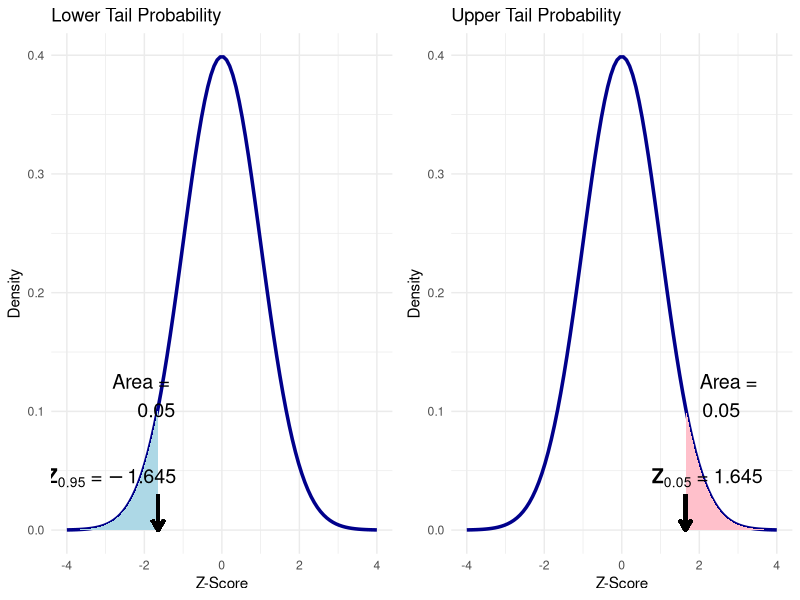
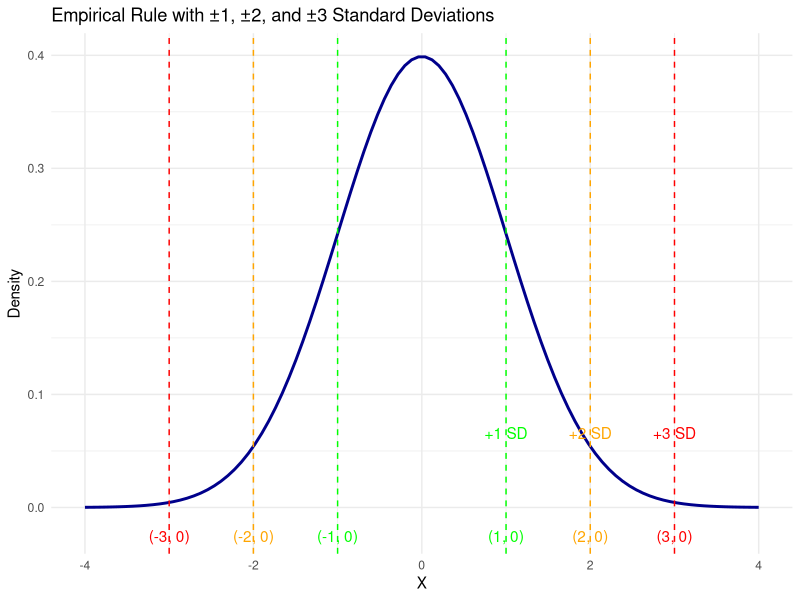
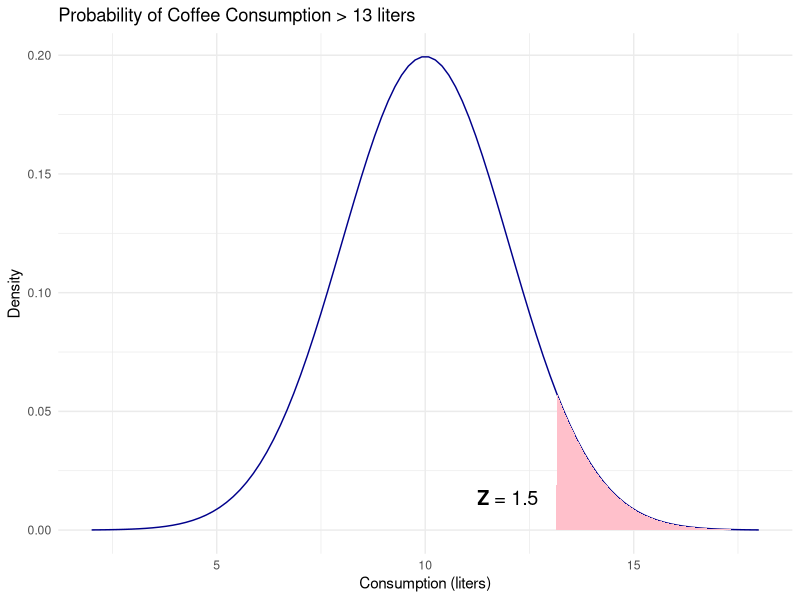
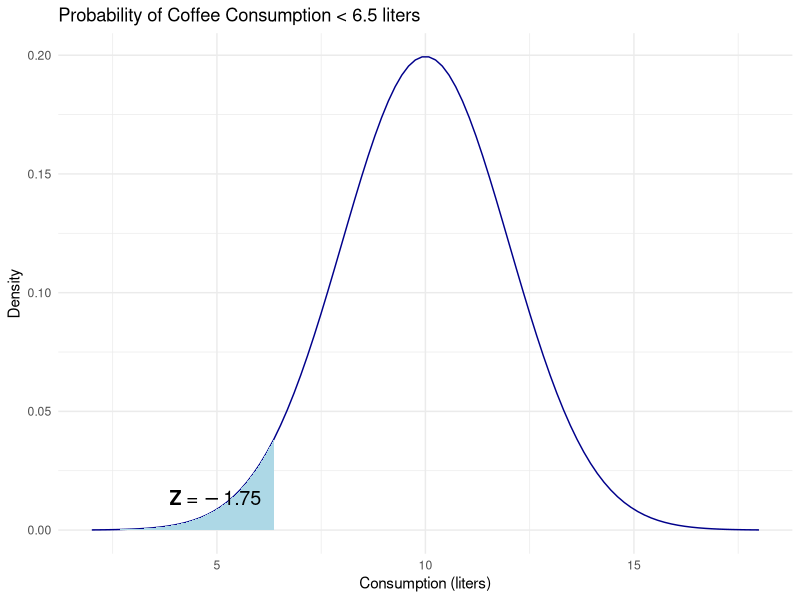
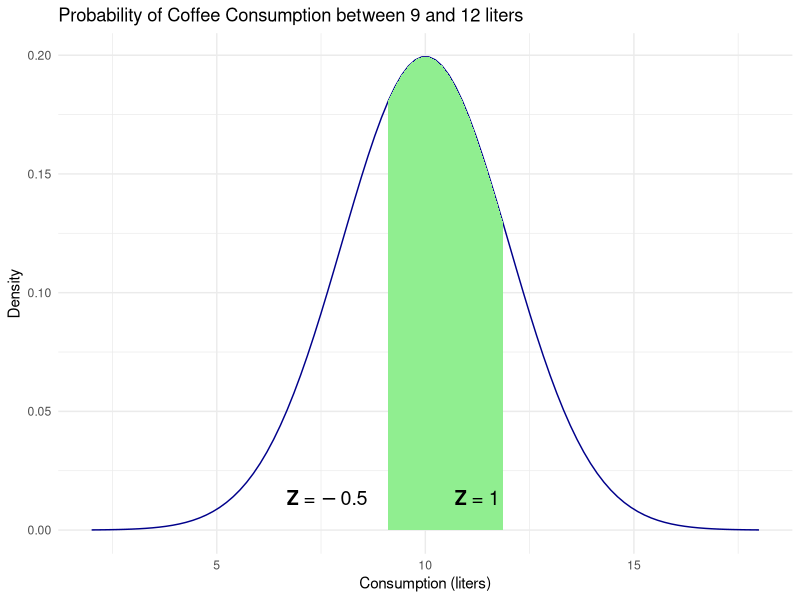
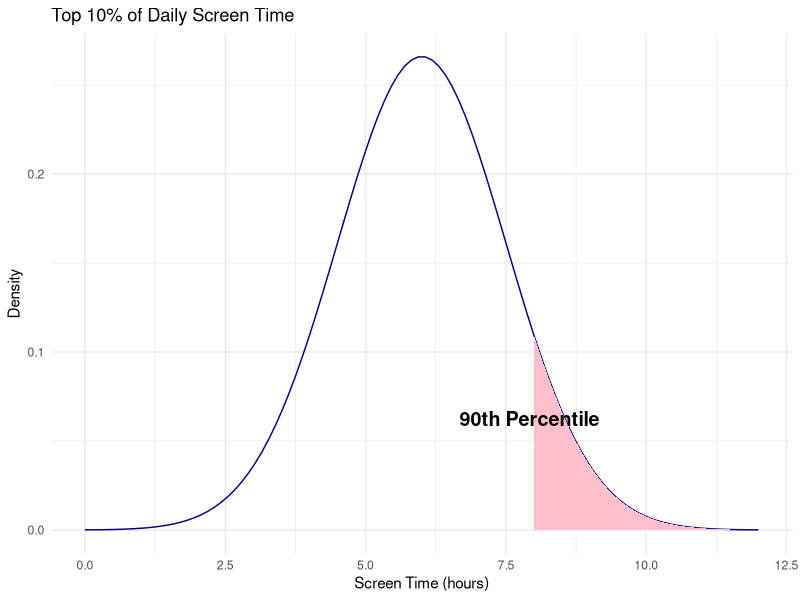
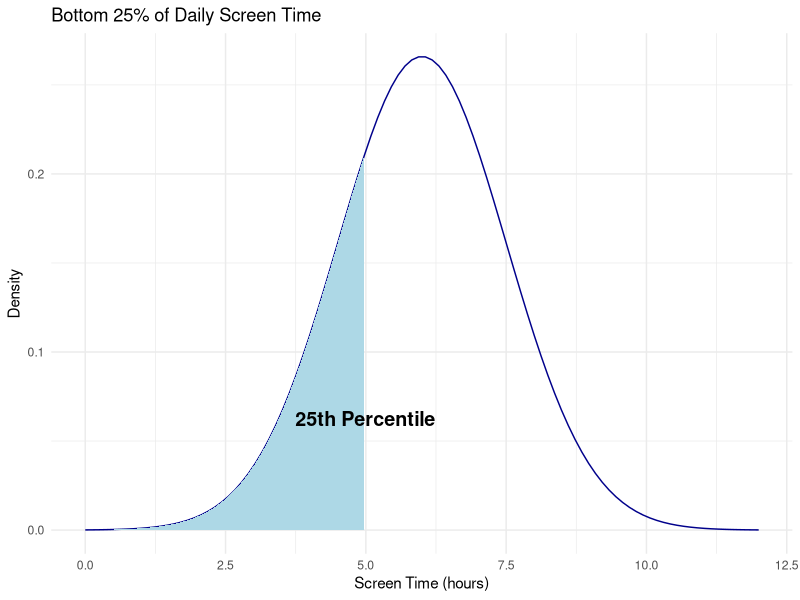
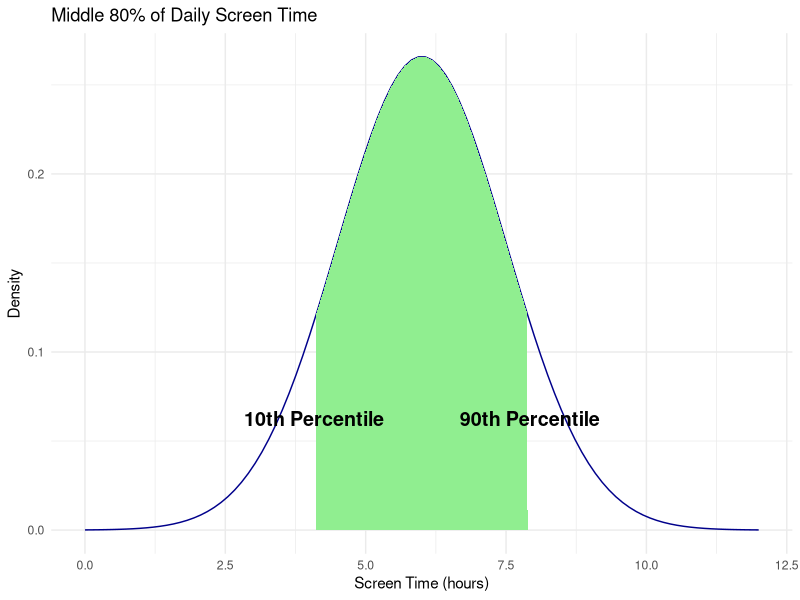

Here is the R script that generated these plots, in order:
## ---- chunk 1
knitr::opts_chunk$set(echo = FALSE, comment = NA, warning = FALSE, message = FALSE,fig.align = 'center',out.width = '100%')
library(ggplot2)
library(kableExtra)
library(patchwork)
## ---- chunk 2
library(ggplot2)
library(gridExtra)

x <- seq(-4, 4, length = 100)
y <- dnorm(x)

# Lower tail probability (Z < -1.645)
lower_tail <- ggplot(data.frame(x, y), aes(x, y)) +
  geom_line(color = "darkblue", size = 1.2) +
  geom_area(data = subset(data.frame(x, y), x < -1.645), aes(x, y), fill = "lightblue") +
  annotate("text", x = -0.5, y = 0.06, label = expression(bold(Z[0.95]) ~ "=" ~ -1.645), 
           size = 5, vjust = 1.5, hjust = 1.2) +
  geom_segment(aes(x = -1.645, y = 0.03, xend = -1.645, yend = 0), 
               arrow = arrow(length = unit(0.3, "cm")), color = "black", size = 1.2) +
  annotate("text", x = -1.2, y = 0.15, label = "Area = \n 0.05", size = 5, vjust = 1.5, hjust = 1) +
  labs(title = "Lower Tail Probability", x = "Z-Score", y = "Density") +
  theme_minimal()

# Upper tail probability (Z > 1.645)
upper_tail <- ggplot(data.frame(x, y), aes(x, y)) +
  geom_line(color = "darkblue", size = 1.2) +
  geom_area(data = subset(data.frame(x, y), x > 1.645), aes(x, y), fill = "pink") +
  annotate("text", x = 0.2, y = 0.06, label = expression(bold(Z[0.05]) ~ "=" ~ 1.645), 
           size = 5, vjust = 1.5, hjust = -0.2) +
  geom_segment(aes(x = 1.645, y = 0.03, xend = 1.645, yend = 0), 
               arrow = arrow(length = unit(0.3, "cm")), color = "black", size = 1.2) +
  annotate("text", x = 1.2, y = 0.15, label = "Area = \n  0.05", size = 5, vjust = 1.5, hjust = -0.5) +
  labs(title = "Upper Tail Probability", x = "Z-Score", y = "Density") +
  theme_minimal()

# Combine the two plots side by side
gridExtra::grid.arrange(lower_tail, upper_tail, ncol = 2)

## ---- chunk 3
library(ggplot2)

mean <- 0
sd <- 1
x <- seq(-4, 4, length = 100)
y <- dnorm(x, mean = mean, sd = sd)

ggplot(data.frame(x, y), aes(x, y)) +
 geom_line(color = "darkblue",linewidth =1) +
  geom_vline(xintercept = c(-1, 1), linetype = "dashed", color = "green") +
  geom_vline(xintercept = c(-2, 2), linetype = "dashed", color = "orange") +
  geom_vline(xintercept = c(-3, 3), linetype = "dashed", color = "red") +
  
  # Adding the annotations below the x-axis for coordinates
  annotate("text", x = 1, y = -0.02, label = "(1, 0)", color = "green", vjust = 1) +
  annotate("text", x = 2, y = -0.02, label = "(2, 0)", color = "orange", vjust = 1) +
  annotate("text", x = 3, y = -0.02, label = "(3, 0)", color = "red", vjust = 1) +
  annotate("text", x = -1, y = -0.02, label = "(-1, 0)", color = "green", vjust = 1) +
  annotate("text", x = -2, y = -0.02, label = "(-2, 0)", color = "orange", vjust = 1) +
  annotate("text", x = -3, y = -0.02, label = "(-3, 0)", color = "red", vjust = 1) +
  
  # Adding the annotations for SD above the lines
  annotate("text", x = 1, y = 0.05, label = "+1 SD", color = "green", vjust = -1) +
  annotate("text", x = 2, y = 0.05, label = "+2 SD", color = "orange", vjust = -1) +
  annotate("text", x = 3, y = 0.05, label = "+3 SD", color = "red", vjust = -1) +
  
  labs(title = "Empirical Rule with ±1, ±2, and ±3 Standard Deviations", 
       x = "X", y = "Density") +
  theme_minimal()

## ---- chunk 4
mean_coffee <- 10
sd_coffee <- 2
consumption <- 13
z <- (consumption - mean_coffee) / sd_coffee

# Plotting the probability
x <- seq(mean_coffee - 4 * sd_coffee, mean_coffee + 4 * sd_coffee, length = 100)
y <- dnorm(x, mean = mean_coffee, sd = sd_coffee)

ggplot(data.frame(x, y), aes(x, y)) +
  geom_line(color = "darkblue",linewitdth=1) +
  geom_area(data = subset(data.frame(x, y), x > consumption), aes(x, y), fill = "pink") +
  annotate("text", x = 13, y = 0.02, label = expression(bold(Z) ~ "=" ~ 1.5), size = 5, vjust = 1.5, hjust = 1.2) +
  labs(title = "Probability of Coffee Consumption > 13 liters", x = "Consumption (liters)", y = "Density") +
  theme_minimal()

## ---- chunk 5
consumption <- 6.5
z <- (consumption - mean_coffee) / sd_coffee

# Plotting the probability
ggplot(data.frame(x, y), aes(x, y)) +
  geom_line(color = "darkblue",linewitdth=1) +
  geom_area(data = subset(data.frame(x, y), x < consumption), aes(x, y), fill = "lightblue") +
  annotate("text", x = 6.5, y = 0.02, label = expression(bold(Z) ~ "=" ~ -1.75), size = 5, vjust = 1.5, hjust = 1.2) +
  labs(title = "Probability of Coffee Consumption < 6.5 liters", x = "Consumption (liters)", y = "Density") +
  theme_minimal()

## ---- chunk 6
# Plotting the probability
ggplot(data.frame(x, y), aes(x, y)) +
  geom_line(color = "darkblue",linewitdth=1) +
  geom_area(data = subset(data.frame(x, y), x > 9 & x < 12), aes(x, y), fill = "lightgreen") +
  annotate("text", x = 9, y = 0.02, label = expression(bold(Z) ~ "=" ~ -0.5), size = 5, vjust = 1.5, hjust = 1.2) +
  annotate("text", x = 12, y = 0.02, label = expression(bold(Z) ~ "=" ~ 1), size = 5, vjust = 1.5, hjust = 1.2) +
  labs(title = "Probability of Coffee Consumption between 9 and 12 liters", x = "Consumption (liters)", y = "Density") +
  theme_minimal()

## ---- chunk 7
mean_time <- 6
sd_time <- 1.5
screen_time_90th <- mean_time + 1.28 * sd_time

x <- seq(mean_time - 4 * sd_time, mean_time + 4 * sd_time, length = 100)
y <- dnorm(x, mean = mean_time, sd = sd_time)

ggplot(data.frame(x, y), aes(x, y)) +
  geom_line(color = "darkblue",linewitdth=1) +
  geom_area(data = subset(data.frame(x, y), x > screen_time_90th), aes(x, y), fill = "pink") +
  annotate("text", x = screen_time_90th, y = 0.05, label = expression(bold("90th Percentile")), size = 5, vjust = -1) +
  labs(title = "Top 10% of Daily Screen Time", x = "Screen Time (hours)", y = "Density") +
  theme_minimal()
## ---- chunk 8
screen_time_25th <- mean_time + (-0.674) * sd_time

ggplot(data.frame(x, y), aes(x, y)) +
  geom_line(color = "darkblue",linewitdth=1) +
  geom_area(data = subset(data.frame(x, y), x < screen_time_25th), aes(x, y), fill = "lightblue") +
  annotate("text", x = screen_time_25th, y = 0.05, label = expression(bold("25th Percentile")), size = 5, vjust = -1) +
  labs(title = "Bottom 25% of Daily Screen Time", x = "Screen Time (hours)", y = "Density") +
  theme_minimal()
## ---- chunk 9
screen_time_10th <- mean_time + (-1.28) * sd_time

ggplot(data.frame(x, y), aes(x, y)) +
  geom_line(color = "darkblue",linewitdth=1) +
  geom_area(data = subset(data.frame(x, y), x > screen_time_10th & x < screen_time_90th), aes(x, y), fill = "lightgreen") +
  annotate("text", x = screen_time_10th, y = 0.05, label = expression(bold("10th Percentile")), size = 5, vjust = -1) +
  annotate("text", x = screen_time_90th, y = 0.05, label = expression(bold("90th Percentile")), size = 5, vjust = -1) +
  labs(title = "Middle 80% of Daily Screen Time", x = "Screen Time (hours)", y = "Density") +
  theme_minimal()
## ---- chunk 10
# Set seed for reproducibility
set.seed(123)

# Generate 10 random data points from a normal distribution
sample_data <- rnorm(10)

# Sort the data
sorted_data <- sort(sample_data)

# Compute theoretical quantiles for standard normal distribution
n <- length(sorted_data)
theoretical_quantiles <- qnorm((1:n - 0.5) / n)

# Create a data frame to display in the HTML table
data_frame <- t(data.frame(
  "Ordered Data" = sorted_data,
  "Theoretical Quantiles" = theoretical_quantiles
))

data_frame = round(data_frame, 3)

# Display the table
data_frame %>%
  kable("html") %>%
  kable_styling(full_width = F) %>%
  column_spec(1, bold = T, color = "white", background = "#7C0A02") %>%
  column_spec(2:11, background = "lightblue")

## ---- chunk 11
# Q-Q plot for the 10 random points
ggplot(data.frame(x = theoretical_quantiles, y = sorted_data), aes(x = x, y = y)) +
  geom_point(color = "blue", size = 3) +
  geom_abline(intercept = 0, slope = 1, color = "red", linetype = "dashed",size = 1) +
  labs(title = "Q-Q Plot for 10 Random Points", x = "Theoretical Quantiles", y = "Ordered Data") +
  theme_minimal()
## ---- chunk 12
# Generate right-skewed data (chi-squared distribution)
right_skewed_data <- rchisq(1000, df = 3)

# Q-Q plot for right-skewed data 
qqrs<- ggplot(data.frame(x = right_skewed_data), aes(sample = x)) +
  stat_qq(color = "red") +
  stat_qq_line(color = "blue",size =1) +
  labs(title = "Positively Skewed Data") +
  theme_minimal()

# Generate left-skewed data (negatively skewed)
left_skewed_data <- -rchisq(1000, df = 3)

# Q-Q plot for left-skewed data
qqls <- ggplot(data.frame(x = left_skewed_data), aes(sample = x)) +
  stat_qq(color = "green") +
  stat_qq_line(color = "blue",size =1) +
  labs(title = "Negatively Skewed Data") +
  theme_minimal()

# Generate symmetric data (t-distribution with df = 10)
symmetric_data <- rt(1000, df = 10)

# Q-Q plot for symmetric data
qqsym <- ggplot(data.frame(x = symmetric_data), aes(sample = x)) +
  stat_qq(color = "purple") +
  stat_qq_line(color = "blue",size =1) +
  labs(title = " Symmetric Data") +
  theme_minimal()

# Generate uniformly distributed data
uniform_data <- runif(1000)

# Q-Q plot for uniformly distributed data
qquni <- ggplot(data.frame(x = uniform_data), aes(sample = x)) +
  stat_qq(color = "orange") +
  stat_qq_line(color = "blue",size =1) +
  labs(title = "Uniformly Distributed Data") +
  theme_minimal()


# plot the Q-Q plots side by side
(qqrs + qqls)/(qqsym + qquni)
